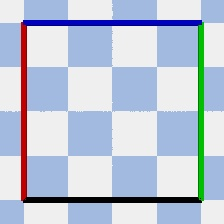
#> input picture environments/mobile_robot_extreme/background.jpg, 224 x 224 px
$ python test_code.py
#> lines starting #> are read from the running program, lines starting #| are printed output that depends on the picture

import os, glob, sys
import numpy as np
import cv2

img = cv2.imread("background.jpg")
#> img is the input picture: shape (224, 224, 3); mean B, G, R 215.8, 198.3, 187.4
print(img.shape)
#| (224, 224, 3)
cv2.imwrite("background_224.png", img)
img = cv2.resize(img, (128,128))
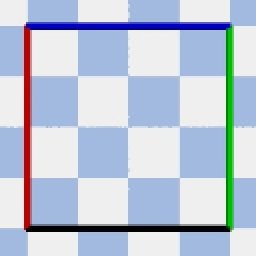
#> img: shape (128, 128, 3) (shown 2 times larger); mean B, G, R 215.4, 198, 187
cv2.imwrite("background_128.png", img)
if __name__=="__main__":
    print("Start")
